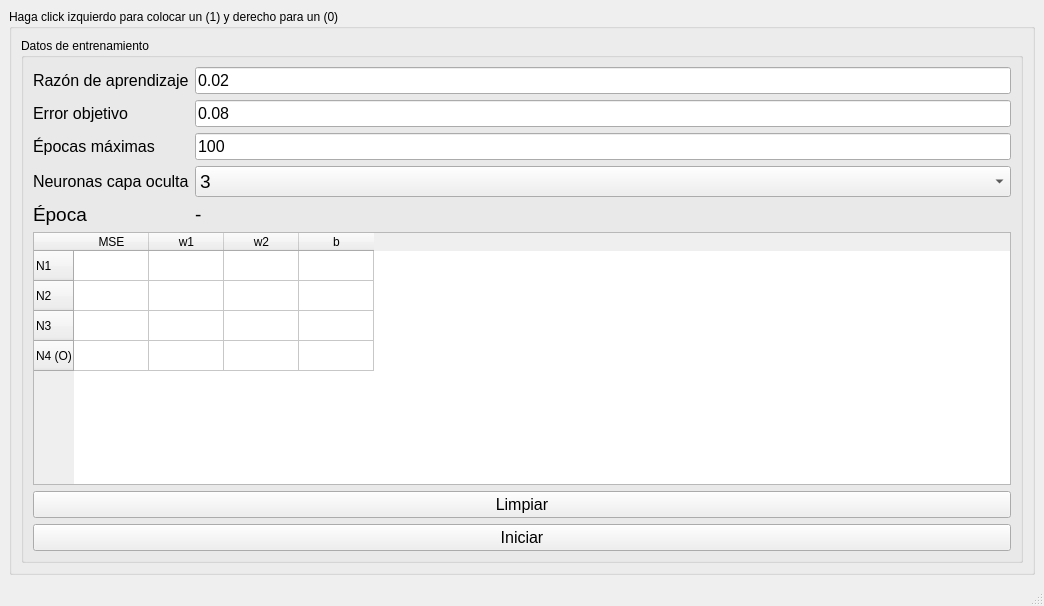
<?xml version="1.0" encoding="UTF-8"?>
<ui version="4.0">
 <class>MainWindow</class>
 <widget class="QMainWindow" name="MainWindow">
  <property name="geometry">
   <rect>
    <x>0</x>
    <y>0</y>
    <width>1044</width>
    <height>606</height>
   </rect>
  </property>
  <property name="windowTitle">
   <string>MainWindow</string>
  </property>
  <widget class="QWidget" name="centralwidget">
   <layout class="QGridLayout" name="gridLayout_2">
    <item row="0" column="0">
     <widget class="QGroupBox" name="groupBox">
      <property name="title">
       <string>Haga click izquierdo para colocar un (1) y derecho para un (0)</string>
      </property>
      <layout class="QGridLayout" name="gridLayout">
       <item row="0" column="0">
        <layout class="QVBoxLayout" name="plot_area"/>
       </item>
       <item row="0" column="1">
        <widget class="QGroupBox" name="groupBox_4">
         <property name="title">
          <string>Datos de entrenamiento</string>
         </property>
         <layout class="QGridLayout" name="gridLayout_3">
          <item row="0" column="2">
           <widget class="QLineEdit" name="learning_rate">
            <property name="font">
             <font>
              <pointsize>12</pointsize>
             </font>
            </property>
            <property name="text">
             <string>0.02</string>
            </property>
           </widget>
          </item>
          <item row="4" column="2">
           <widget class="QLabel" name="iteration_label">
            <property name="font">
             <font>
              <pointsize>14</pointsize>
             </font>
            </property>
            <property name="text">
             <string>-</string>
            </property>
           </widget>
          </item>
          <item row="9" column="1" colspan="2">
           <widget class="QPushButton" name="begin_button">
            <property name="font">
             <font>
              <pointsize>12</pointsize>
             </font>
            </property>
            <property name="text">
             <string>Iniciar</string>
            </property>
           </widget>
          </item>
          <item row="5" column="1" colspan="2">
           <widget class="QTableWidget" name="result_table">
            <property name="editTriggers">
             <set>QAbstractItemView::NoEditTriggers</set>
            </property>
            <property name="showGrid">
             <bool>true</bool>
            </property>
            <property name="sortingEnabled">
             <bool>true</bool>
            </property>
            <property name="wordWrap">
             <bool>true</bool>
            </property>
            <attribute name="horizontalHeaderCascadingSectionResizes">
             <bool>false</bool>
            </attribute>
            <attribute name="horizontalHeaderDefaultSectionSize">
             <number>75</number>
            </attribute>
            <row>
             <property name="text">
              <string>N1</string>
             </property>
            </row>
            <row>
             <property name="text">
              <string>N2</string>
             </property>
            </row>
            <row>
             <property name="text">
              <string>N3</string>
             </property>
            </row>
            <row>
             <property name="text">
              <string>N4 (O)</string>
             </property>
            </row>
            <column>
             <property name="text">
              <string>MSE</string>
             </property>
            </column>
            <column>
             <property name="text">
              <string>w1</string>
             </property>
            </column>
            <column>
             <property name="text">
              <string>w2</string>
             </property>
            </column>
            <column>
             <property name="text">
              <string>b</string>
             </property>
            </column>
            <item row="0" column="0">
             <property name="text">
              <string/>
             </property>
            </item>
            <item row="0" column="1">
             <property name="text">
              <string/>
             </property>
            </item>
            <item row="0" column="2">
             <property name="text">
              <string/>
             </property>
            </item>
            <item row="1" column="0">
             <property name="text">
              <string/>
             </property>
            </item>
            <item row="1" column="1">
             <property name="text">
              <string/>
             </property>
            </item>
            <item row="1" column="2">
             <property name="text">
              <string/>
             </property>
            </item>
            <item row="1" column="3">
             <property name="text">
              <string/>
             </property>
            </item>
            <item row="2" column="0">
             <property name="text">
              <string/>
             </property>
            </item>
            <item row="2" column="1">
             <property name="text">
              <string/>
             </property>
            </item>
            <item row="2" column="2">
             <property name="text">
              <string/>
             </property>
            </item>
            <item row="2" column="3">
             <property name="text">
              <string/>
             </property>
            </item>
            <item row="3" column="0">
             <property name="text">
              <string/>
             </property>
            </item>
            <item row="3" column="1">
             <property name="text">
              <string/>
             </property>
            </item>
            <item row="3" column="2">
             <property name="text">
              <string/>
             </property>
            </item>
            <item row="3" column="3">
             <property name="text">
              <string/>
             </property>
            </item>
           </widget>
          </item>
          <item row="2" column="2">
           <widget class="QLineEdit" name="max_iterations">
            <property name="font">
             <font>
              <pointsize>12</pointsize>
             </font>
            </property>
            <property name="text">
             <string>100</string>
            </property>
           </widget>
          </item>
          <item row="1" column="1">
           <widget class="QLabel" name="label_6">
            <property name="font">
             <font>
              <pointsize>12</pointsize>
             </font>
            </property>
            <property name="text">
             <string>Error objetivo</string>
            </property>
           </widget>
          </item>
          <item row="0" column="1">
           <widget class="QLabel" name="label">
            <property name="font">
             <font>
              <pointsize>12</pointsize>
             </font>
            </property>
            <property name="text">
             <string>Razón de aprendizaje</string>
            </property>
           </widget>
          </item>
          <item row="1" column="2">
           <widget class="QLineEdit" name="target_error">
            <property name="font">
             <font>
              <pointsize>12</pointsize>
             </font>
            </property>
            <property name="text">
             <string>0.08</string>
            </property>
           </widget>
          </item>
          <item row="2" column="1">
           <widget class="QLabel" name="label_7">
            <property name="font">
             <font>
              <pointsize>12</pointsize>
             </font>
            </property>
            <property name="text">
             <string>Épocas máximas</string>
            </property>
           </widget>
          </item>
          <item row="8" column="1" colspan="2">
           <widget class="QPushButton" name="clear_button">
            <property name="font">
             <font>
              <pointsize>12</pointsize>
             </font>
            </property>
            <property name="text">
             <string>Limpiar</string>
            </property>
           </widget>
          </item>
          <item row="4" column="1">
           <widget class="QLabel" name="label_5">
            <property name="font">
             <font>
              <pointsize>14</pointsize>
             </font>
            </property>
            <property name="text">
             <string>Época</string>
            </property>
           </widget>
          </item>
          <item row="3" column="1">
           <widget class="QLabel" name="label_2">
            <property name="font">
             <font>
              <pointsize>12</pointsize>
             </font>
            </property>
            <property name="text">
             <string>Neuronas capa oculta</string>
            </property>
           </widget>
          </item>
          <item row="3" column="2">
           <widget class="QComboBox" name="n_neurons">
            <property name="font">
             <font>
              <pointsize>14</pointsize>
             </font>
            </property>
            <item>
             <property name="text">
              <string>3</string>
             </property>
            </item>
            <item>
             <property name="text">
              <string>4</string>
             </property>
            </item>
            <item>
             <property name="text">
              <string>5</string>
             </property>
            </item>
            <item>
             <property name="text">
              <string>6</string>
             </property>
            </item>
            <item>
             <property name="text">
              <string>7</string>
             </property>
            </item>
           </widget>
          </item>
         </layout>
        </widget>
       </item>
      </layout>
     </widget>
    </item>
   </layout>
  </widget>
  <widget class="QMenuBar" name="menubar">
   <property name="geometry">
    <rect>
     <x>0</x>
     <y>0</y>
     <width>1044</width>
     <height>22</height>
    </rect>
   </property>
  </widget>
  <widget class="QStatusBar" name="statusbar"/>
 </widget>
 <resources/>
 <connections/>
</ui>
